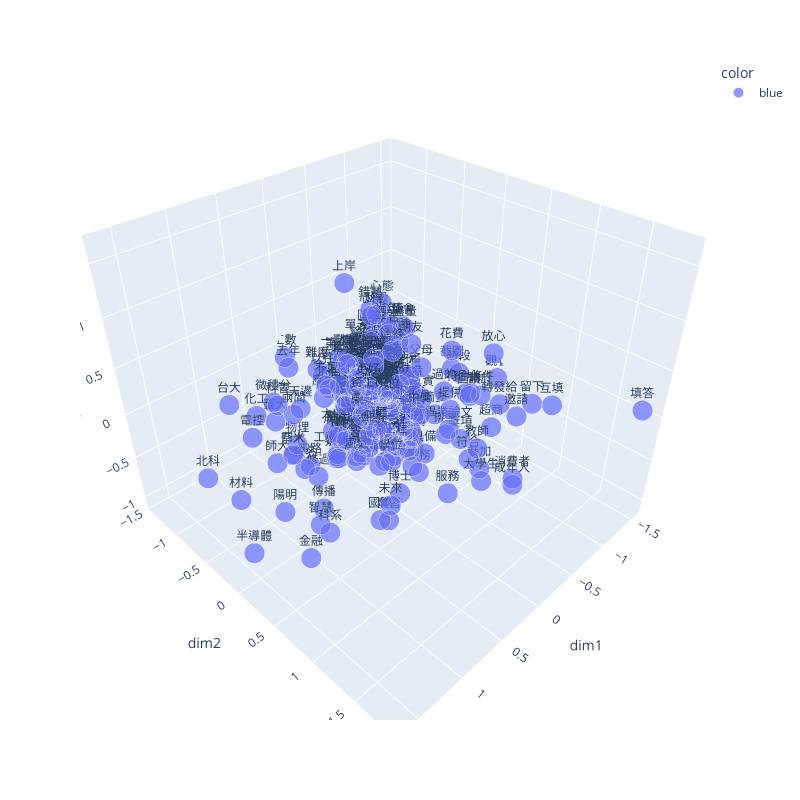

Notebook source saved alongside this figure:
### Markdown cell above
- 右上區域反映學習壓力與成績，詞彙如：「辛苦」「動力」「小壓力」「圖書館」「組織」「微積分」「考古題」
- 中間上方區域顯示學生撰寫論文的相關詞彙，如「期刊」「實驗」「目錄」「參考」「摘要」「格式」「數據」
- 左邊中間區域顯示學校與校系選擇，如「台大」「師大」「化工」「電控」「北科」「材料」「半導體」

### Code cell
new_feat = reduceDim(feat,dim = 3,method = 'PCA' )
print(new_feat.shape)
word_df = pd.DataFrame({
    "word":sample_words,
    "dim1":new_feat[:,0],
    "dim2":new_feat[:,1],
    "dim3":new_feat[:,2],
})
plotScatter3D(word_df)

### Figure 1 — Plotly figure (JSON) as saved in the notebook; plotly's stock layout.template omitted (floating-point values rounded to 4 significant figures; data arrays with more than 128 entries replaced by an {"elided": "..."} marker saying what was removed)
{"data": [{"hovertemplate": "color=blue<br>dim1=%{x}<br>dim2=%{y}<br>dim3=%{z}<br>size=%{marker.size}<br>word=%{text}<extra></extra>", "legendgroup": "blue", "marker": {"color": "#636efa", "size": {"elided": "300 float values"}, "sizemode": "area", "sizeref": 0.00125, "symbol": "circle"}, "mode": "markers+text", "name": "blue", "scene": "scene", "showlegend": true, "text": {"elided": "300 str values"}, "type": "scatter3d", "x": {"elided": "300 float values"}, "y": {"elided": "300 float values"}, "z": {"elided": "300 float values"}}], "layout": {"height": 800, "legend": {"itemsizing": "constant", "title": {"text": "color"}, "tracegroupgap": 0}, "margin": {"t": 60}, "scene": {"domain": {"x": [0, 1], "y": [0, 1]}, "xaxis": {"title": {"text": "dim1"}}, "yaxis": {"title": {"text": "dim2"}}, "zaxis": {"title": {"text": "dim3"}}}, "width": 800}}
